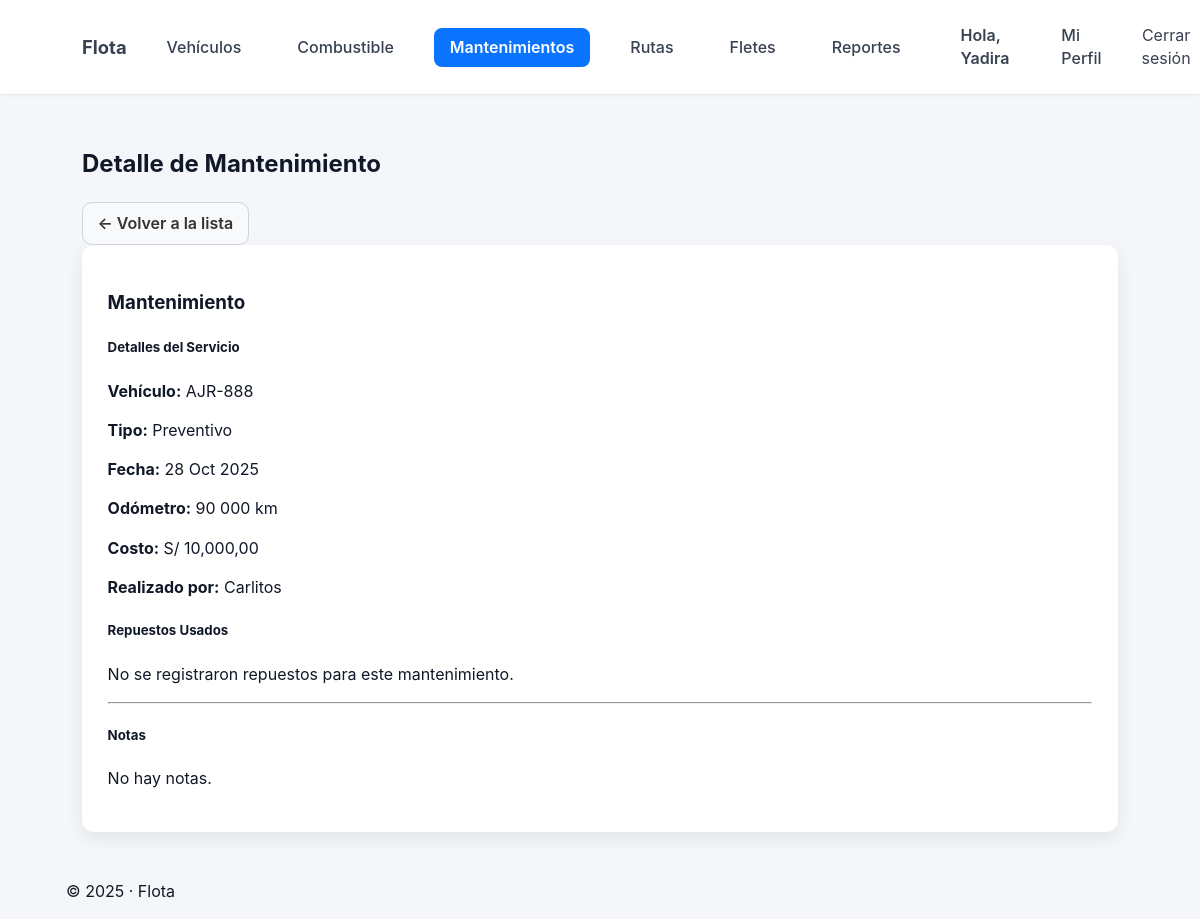
The page /mantenimientos/2/ (signed in) on the database its author committed.
### vehiculos/models.py (models this page shows, shortened)
class Mantenimiento(models.Model):
    TIPOS_CHOICES = [
        ('preventivo', 'Preventivo'),
        ('correctivo', 'Correctivo'),
        ('otros', 'Otros'),
    ]
    vehiculo = models.ForeignKey(Vehiculo, on_delete=models.CASCADE, related_name='mantenimientos')
    fecha = models.DateField(default=timezone.now)
    odometro = models.IntegerField(null=True, blank=True, help_text="El kilometraje del vehículo CUANDO se hizo el mantenimiento")
    titulo = models.CharField(max_length=200, default='Mantenimiento')
    tipo = models.CharField(max_length=50, choices=TIPOS_CHOICES, default='preventivo')
    notas = models.TextField(blank=True, default='')
    costo = models.DecimalField(max_digits=10, decimal_places=2, null=True, blank=True, default=0.00)
    realizado_por = models.CharField(max_length=200, blank=True, default='')
    resetea_odometro = models.BooleanField(default=True, help_text="Marcar si este mantenimiento resetea el contador de KM")
    items_usados = models.ManyToManyField(
        Inventario,
        through=DetalleMantenimiento, # Le decimos que use nuestro modelo "intermediario"
        related_name='mantenimientos_asociados'
    )

class Vehiculo(models.Model):
    placa = models.CharField(max_length=50, unique=True)
    marca = models.CharField(max_length=50, blank=True, default='')
    modelo = models.CharField(max_length=50, blank=True, default='')
    anio = models.IntegerField(null=True, blank=True)
    combustible_tipo = models.CharField(max_length=30, blank=True, default='')
    kilometraje = models.IntegerField(default=0) # Odómetro actual
    activo = models.BooleanField(default=True)
    chofer_asignado = models.ForeignKey(
        'Perfil',
        null=True,
        blank=True,
        on_delete=models.SET_NULL,
        related_name='vehiculos'
    )
    km_para_mantenimiento = models.IntegerField(
        null=True, blank=True,
        default=5000,
        help_text="Intervalo de KM para el próximo mantenimiento (ej: 5000)"
    )
    km_proximo_mantenimiento = models.IntegerField(
        null=True, blank=True,
        default=5000,
        help_text="Odómetro del próximo mantenimiento (ej: 150000)"
    )
    mantenimiento_requerido = models.BooleanField(
        default=False,
        help_text="Marcar si el vehículo ha pasado su KM de mantenimiento"
    )
    class Meta:
        indexes = [
            models.Index(fields=['chofer_asignado']),
        ]

### vehiculos/decorators.py (the view)
    def wrap(request, *args, **kwargs):
        if not request.user.is_authenticated:
            messages.error(request, 'Debes iniciar sesión para ver esta página.')
            return redirect('login') # Asumo que tu URL de login se llama 'login'
        if request.user.is_staff:
            return function(request, *args, **kwargs)
        perfil = getattr(request.user, 'perfil', None)
        if perfil and perfil.rol != 'chofer':
            return function(request, *args, **kwargs)
        messages.error(request, 'No tienes permiso para acceder a esta página.')
        return redirect('vehiculos:dashboard') # Lo mandamos a su dashboard

### vehiculos/views.py (called while the page is built)
@login_required
@admin_o_logistica_required
def detalle_mantenimiento(request, pk):
    mantenimiento = get_object_or_404(Mantenimiento, pk=pk)
    items_usados = mantenimiento.detalles_items.all()
    contexto = {
        'mantenimiento': mantenimiento,
        'items_usados': items_usados
    }
    return render(request, 'vehiculos/detalle_mantenimiento.html', contexto)

### vehiculos/templates/vehiculos/detalle_mantenimiento.html
{% extends 'base.html' %}
{% load humanize %}
{% block content %}
<div class="container mt-4">
    <div class="row">
        <div class="col-lg-8 offset-lg-2">
            <div class="d-flex justify-content-between align-items-center mb-3">
                <h2>Detalle de Mantenimiento</h2>
                <a href="{% url 'vehiculos:lista_mantenimientos' %}" class="btn btn-secondary">← Volver a la lista</a>
            </div>
            <div class="card shadow-sm">
                <div class="card-header">
                    <h3>{{ mantenimiento.titulo }}</h3>
                </div>
                <div class="card-body">
                    <div class="row">
                        <div class="col-md-6">
                            <h5>Detalles del Servicio</h5>
                            <p><strong>Vehículo:</strong> {{ mantenimiento.vehiculo.placa }}</p>
                            <p><strong>Tipo:</strong> {{ mantenimiento.get_tipo_display }}</p>
                            <p><strong>Fecha:</strong> {{ mantenimiento.fecha|date:"d M Y" }}</p>
                            <p><strong>Odómetro:</strong> {{ mantenimiento.odometro|intcomma|default:"N/A" }} km</p>
                            <p><strong>Costo:</strong> S/ {{ mantenimiento.costo|floatformat:2|intcomma }}</p>
                            <p><strong>Realizado por:</strong> {{ mantenimiento.realizado_por|default:"N/A" }}</p>
                        </div>
                        <div class="col-md-6">
                            <h5>Repuestos Usados</h5>
                            {% if items_usados %}
                                <ul class="list-group">
                                    {% for item in items_usados %}
                                        <li class="list-group-item d-flex justify-content-between align-items-center">
                                            {{ item.item_inventario.nombre }}
                                            <span class="badge bg-primary rounded-pill">{{ item.cantidad_usada }}</span>
                                        </li>
                                    {% endfor %}
                                </ul>
                            {% else %}
                                <p>No se registraron repuestos para este mantenimiento.</p>
                            {% endif %}
                        </div>
                    </div>
                    <hr>
                    <h5>Notas</h5>
                    <p>{{ mantenimiento.notas|default:"No hay notas."|linebreaksbr }}</p>
                </div>
            </div>
        </div>
    </div>
</div>
{% endblock %}

### vehiculos/templates/base.html (shortened to what this page needs)
{% load static %}
<!doctype html>
<html lang="es">
<head>
  <link rel="stylesheet" href="{% static 'css/styles.css' %}">
</head>
<body>
  <header class="topbar">
    <div class="container topbar-inner">
      <nav>
        <a class="brand" href="{% url 'vehiculos:dashboard' %}">Flota</a>
        {% if user.is_authenticated %}
          {% with view_name=request.resolver_match.url_name %}
            <a class="nav-link {% if view_name == 'listar_vehiculos' or view_name == 'agregar_vehiculo' or view_name == 'detalle_vehiculo' or view_name == 'editar_vehiculo' %}active{% endif %}"
               href="{% url 'vehiculos:listar_vehiculos' %}">Vehículos</a>
            <a class="nav-link {% if view_name == 'lista_cargas' or view_name == 'nueva_carga' or view_name == 'detalle_carga' %}active{% endif %}"
               href="{% url 'vehiculos:lista_cargas' %}">Combustible</a>
            {% if request.user.is_staff or request.user.perfil.rol != 'chofer' %}
              <a class="nav-link {% if view_name == 'lista_mantenimientos' or view_name == 'registrar_mantenimiento' or view_name == 'detalle_mantenimiento' %}active{% endif %}"
                 href="{% url 'vehiculos:lista_mantenimientos' %}">Mantenimientos</a>
            {% endif %}
            <a class="nav-link {% if view_name == 'lista_rutas' or view_name == 'planificar_ruta' or view_name == 'detalle_ruta' %}active{% endif %}"
               href="{% url 'vehiculos:lista_rutas' %}">Rutas</a>
            {% if request.user.is_staff or request.user.perfil.rol != 'chofer' %}
              <a class="nav-link {% if view_name == 'lista_fletes' or view_name == 'crear_flete' %}active{% endif %}"
                 href="{% url 'vehiculos:lista_fletes' %}">Fletes</a>
            {% endif %}
            {% if request.user.is_staff or request.user.perfil.rol != 'chofer' %}
              <a class="nav-link {% if view_name == 'reporte_consumo' %}active{% endif %}"
                 href="{% url 'vehiculos:reporte_consumo' %}">Reportes</a>
            {% endif %}
          </nav>
          <nav>
            <div class="user-block">
              <span class="user">Hola, {{ user.username }}</span>
              <a class="nav-link {% if view_name == 'mi_perfil' %}active{% endif %}"
                 href="{% url 'vehiculos:mi_perfil' %}">Mi Perfil</a>
              <form method="post" action="{% url 'logout' %}" style="display:inline;margin:0;">
                <button type="submit" class="logout-button">
                  Cerrar sesión
                </button>
              </form>
            </div>
          {% endwith %}
        {% else %}
          <a class="nav-link" href="{% url 'vehiculos:signup' %}">Registro</a>
          <a class="nav-link" href="{% url 'login' %}">Iniciar sesión</a>
        {% endif %}
      </nav>
    </div>
  </header>
  <main class="container">
    {% block content %}{% endblock %}
  </main>
  <footer class="footer">
    <div class="container">
      {% load tz %}
      {% timezone "America/Lima" %}
         &copy; {% now "Y" %} · Flota
      {% endtimezone %}
    </div>
  </footer>
</body>
</html>

### static/css/styles.css (style rules this page uses)
:root { --bg: #f4f6f9; --card: #ffffff; --muted: #6b7280; --primary: #0b74ff; --accent: #2b9af3; --radius: 12px; --container: 1100px; --shadow: 0 6px 18px rgba(12, 20, 30, 0.08); --glass: linear-gradient(180deg, rgba(255, 255, 255, 0.9), rgba(250, 250, 250, 0.9)); }
* { box-sizing: border-box; }
body { margin: 0; font-family: Inter, "Segoe UI", Roboto, Arial, sans-serif; background: var(--bg); color: #111827; -webkit-font-smoothing: antialiased; -moz-osx-font-smoothing: grayscale; line-height: 1.45; }
.container { max-width: var(--container); margin: 0 auto; padding: 1rem; }
.topbar { background: #fff; border-bottom: 1px solid #e6e9ee; box-shadow: 0 2px 6px rgba(8, 10, 20, 0.02); }
.topbar .container, .topbar-inner { display: flex; align-items: center; justify-content: space-between; gap: 1rem; }
.brand { display: inline-block; font-weight: 700; font-size: 1.15rem; color: var(--primary); text-decoration: none; }
.topbar nav { display: flex; align-items: center; gap: 0.75rem; }
.topbar nav a, .topbar nav .user { margin-left: 1rem; color: #374151; text-decoration: none; display: inline-block; }
.nav-link { color: #374151; text-decoration: none; padding: 0.35rem 0.6rem; border-radius: 8px; }
.topbar .user { color: #374151; font-weight: 600; }
.btn { display: inline-block; padding: 0.55rem 0.9rem; border-radius: 10px; text-decoration: none; font-weight: 600; border: 1px solid transparent; cursor: pointer; transition: transform 0.12s ease, opacity 0.12s ease; }
.btn-secondary { background: #f8f9fa; color: #333; border-color: #ced4da; }
.card { background: var(--card); border-radius: var(--radius); padding: 1.6rem; box-shadow: var(--shadow); max-width: 100%; }

### vehiculos/templates/base.html (style rules this page uses)
:root { --primary-color: #0b74ff; --primary-color-text: #ffffff; --hover-bg: #f3f4f6; --text-color: #374151; --text-color-light: #6b7280; }
.topbar-inner { display: flex; justify-content: space-between; align-items: center; width: 100%; }
.topbar nav { display: flex; align-items: center; gap: 0.5rem; }
.topbar nav .nav-link { padding: 8px 16px; border-radius: 8px; text-decoration: none; font-weight: 500; color: var(--text-color); transition: background-color 0.2s ease, color 0.2s ease; }
.topbar nav .nav-link.active { background-color: var(--primary-color); color: var(--primary-color-text); font-weight: 600; }
.user-block { display: flex; align-items: center; gap: 0.5rem; margin-left: auto; }
.user-block .user { font-weight: 600; color: var(--text-color); padding: 8px 12px; }
.logout-button { padding: 8px 16px; border-radius: 8px; font-weight: 500; color: var(--text-color); background: none; border: none; cursor: pointer; font: inherit; text-decoration: none; transition: background-color 0.2s ease, color 0.2s ease; }

### rows shown on the page
Mantenimiento: titulo "Mantenimiento", vehiculo.placa "AJR-888", tipo "Preventivo", fecha "28 Oct 2025", odometro "90 000", costo "10,000,00", realizado_por "Carlitos", notas "No hay notas."

### other values the page prints
{{ user.username }} "Yadira"
